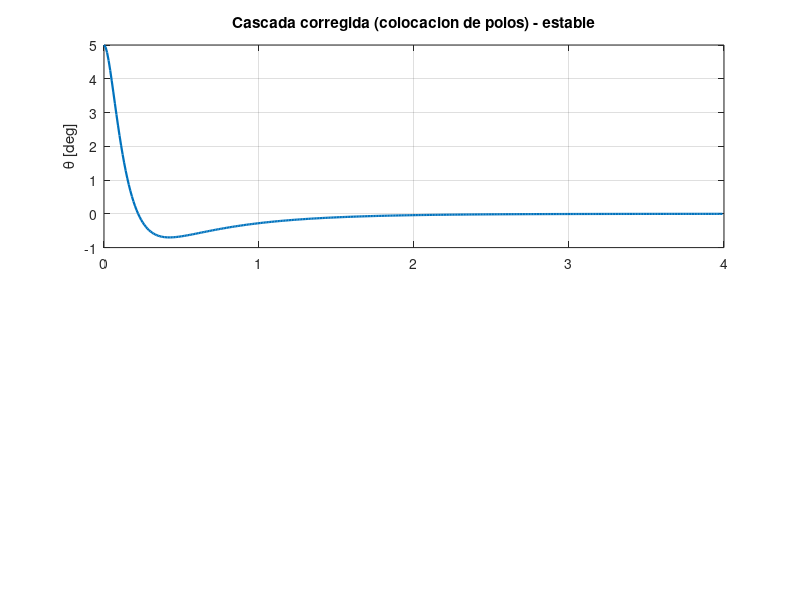

Write the MATLAB code that produced this figure. (Note: this script raises an error after producing the figure.)
clear; clc; close all;
%% ============================================================
%  CONTROL EN CASCADA - VERSION CORREGIDA (colocacion de polos)
%  El metodo por CANCELACION de polos cancela el polo INESTABLE (+alpha)
%  con un cero del controlador -> lazo INTERNAMENTE INESTABLE (modo oculto +).
%  Aqui se conserva la estructura de cascada y las mismas constantes de
%  tiempo (T22,T11), pero se ESTABILIZA de verdad el polo (no se cancela).
%% ============================================================
A=[0 1 0 0; 0 0 -7.4697 0; 0 0 0 1; 0 0 104.6806 0];
B=[0;0.1979;0;-1.4869]; C=[0 0 1 0]; D=0;
a=104.6806; b=-1.4869; alpha=sqrt(a);
Gp=minreal(tf(ss(A,B,C,D)));           % planta angulo (inestable)
fprintf('Polos de la planta: %.3f  %.3f  (uno inestable)\n', pole(Gp));

%% Diseno cascada corregido
% Senal interna: w = theta_dot + alpha*theta  ( = P2*u, medible con gyro+angulo )
% Lazo interno (proporcional, estabiliza P2=b/(s-alpha)):  u = k2*(v - w)
%   coloca el polo interno en -1/T22 = -20
T22=0.05; k2=(alpha+1/T22)/b;          % = -20.33
% Lazo externo (PI, cancela el polo ESTABLE -alpha y coloca ~ -1/T11):
%   v = kc*(e1 + alpha*I1)
T11=0.50; kc=1.19;                     % ajustado para polo dominante ~ -2
fprintf('k2(inner)=%.3f  kc(outer)=%.3f  alpha=%.4f\n', k2, kc, alpha);

%% Simulacion discreta (igual que el firmware)
dt=0.01; N=round(4/dt); R2D=180/pi;
sysd=c2d(ss(A,B,C,0),dt,'zoh'); Ad=sysd.A; Bd=sysd.B;
x=[0;0;5/R2D;0]; I1=0; TH=zeros(1,N); U=zeros(1,N); CASGAIN=1.0;
for k=1:N
   th=x(3); thd=x(4); e1=-th; I1=max(min(I1+e1*dt,2),-2);
   v=kc*(e1+alpha*I1); w=thd+alpha*th; u=CASGAIN*k2*(v-w);
   u=max(min(u,255),-255); TH(k)=th*R2D; U(k)=u; x=Ad*x+Bd*u;
end
t=(0:N-1)*dt;
figure; subplot(2,1,1); plot(t,TH,'LineWidth',1.6); grid on; ylabel('\theta [deg]');
title('Cascada corregida (colocacion de polos) - estable'); yline(0,'--k');
subplot(2,1,2); plot(t,U,'LineWidth',1.6); grid on; ylabel('u [PWM]'); xlabel('t [s]');
fprintf('theta final = %.3f deg  |u|max = %.0f\n', TH(end), max(abs(U)));
